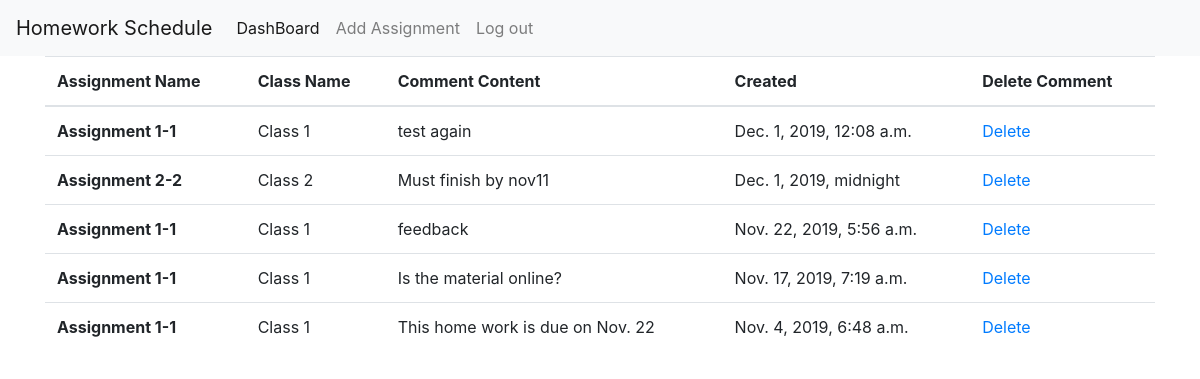
The page /comments/ (signed in) on the database its author committed.
### homeworkScheduleWeb/models.py (models this page shows, shortened)
class Comment(models.Model):
    content = models.TextField(default='', null=False)
    assignment_id = models.ForeignKey('Assignment', related_name='comments', on_delete=models.CASCADE, null=False)
    status = models.CharField(max_length=1, default='1', null=False)
    created = models.DateTimeField(auto_now_add=True, blank=True)
    user_id = models.ForeignKey(User, on_delete=models.CASCADE, null=True)

class Assignment(models.Model):
    name = models.TextField(default='', null=False)
    content = models.TextField(default='', null=False)
    class_id = models.ForeignKey('ClassName', on_delete=models.CASCADE, null=False)

class ClassName(models.Model):
    name = models.TextField(default='', null=False)

### homeworkScheduleWeb/views.py (the view)
# urls.py: url('^comments/', login_required(comments_view)),
def comments_view(request):
    comments = list(Comment.objects.all().order_by('-id'))
    data = {'comments': comments}
    return render(request, 'comments.html', data)

### templates/comments.html (shortened to what this page needs)
<!doctype html>
<html lang="en">
  <head>
    <link rel="stylesheet" href="https://stackpath.bootstrapcdn.com/bootstrap/4.1.3/css/bootstrap.min.css">
  </head>
  <body>
    {% include "nav.html" %}
    <div class="container">
        <table class="table">
          <thead>
            <tr>
              <th scope="col">Assignment Name</th>
              <th scope="col">Class Name</th>
              <th scope="col">Comment Content</th>
              <th scope="col">Created </th>
              <th scope="col">Delete Comment </th>
            </tr>
          </thead>
          <tbody>
            {% for comment in comments %}
            <tr>
              <th scope="row"> {{ comment.assignment_id.name}}</th>
              <td> {{ comment.assignment_id.class_id.name}}</td>
              <td>{{ comment.content}}</a></td>
                <td>{{ comment.created }}</td>
                <td><a href="/delete_comment/{{comment.id }}"> Delete</a></td>
            </tr>
            {% endfor %}
          </tbody>
        </table>
    </div>
  </body>
</html>

### rows shown on the page
Comment: assignment_id.name "Assignment 1-1", assignment_id.class_id.name "Class 1", content "test again", created "Dec. 1, 2019, 12:08 a.m."
Comment: assignment_id.name "Assignment 2-2", assignment_id.class_id.name "Class 2", content "Must finish by nov11", created "Dec. 1, 2019, midnight"
Comment: assignment_id.name "Assignment 1-1", assignment_id.class_id.name "Class 1", content "feedback", created "Nov. 22, 2019, 5:56 a.m."
Comment: assignment_id.name "Assignment 1-1", assignment_id.class_id.name "Class 1", content "Is the material online?", created "Nov. 17, 2019, 7:19 a.m."
Comment: assignment_id.name "Assignment 1-1", assignment_id.class_id.name "Class 1", content "This home work is due on Nov. 22", created "Nov. 4, 2019, 6:48 a.m."
